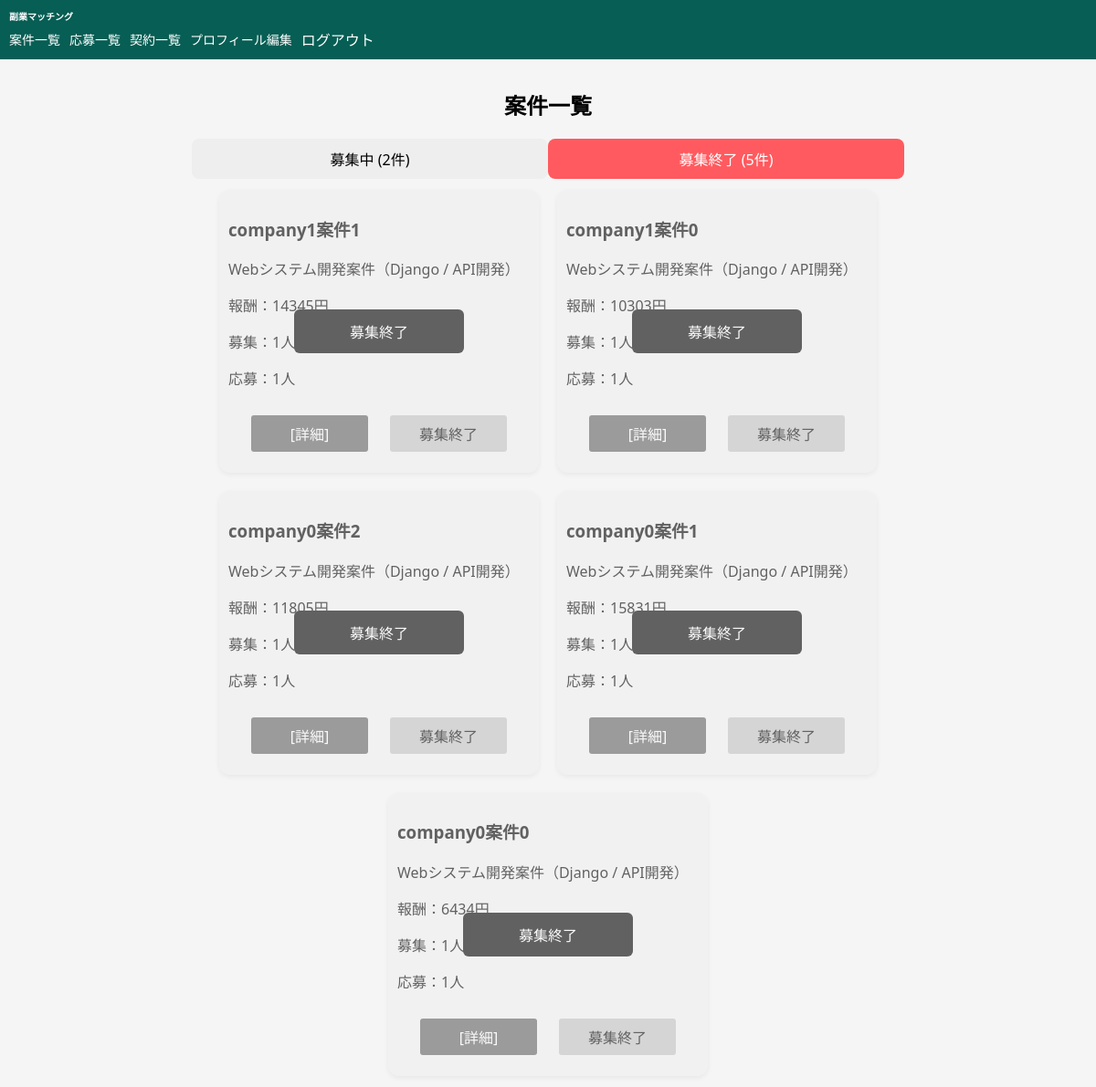
Page /jobs/?status=closed (signed in) on the committed database.
### matching/models.py (models this page shows, shortened)
class Job(models.Model):
    title = models.CharField(max_length=100)
    description = models.TextField()
    reward = models.IntegerField()
    max_workers = models.IntegerField(default=1)
    client = models.ForeignKey(User, on_delete=models.CASCADE)
    created_at = models.DateTimeField(auto_now_add=True)

### matching/views.py (the view)
# urls.py: path("jobs/", views.job_list, name="job_list"),
@login_required
def job_list(request):
    status = request.GET.get("status", "open")
    jobs = Job.objects.annotate(
                application_count=Count("application"),
                accepted_count=Count("application",filter=Q(application__status="accepted"))
            )\
        .order_by("-created_at")
    if request.user.profile.role == "company":
        jobs = jobs.filter(client=request.user)
    open_jobs = jobs.filter(accepted_count__lt=F("max_workers"))
    closed_jobs = jobs.filter(accepted_count__gte=F("max_workers"))
    open_count = open_jobs.count()
    closed_count = closed_jobs.count()
    if status == "closed":
        jobs = closed_jobs
    else:
        jobs = open_jobs
    if request.user.profile.role == "worker":
        applied_jobs = Application.objects.filter(user=request.user)
        applied_job_ids = list(applied_jobs.values_list("job_id", flat=True))
    else:
        applied_job_ids = []
    return render(request, "matching/job_list.html", {
        "jobs": jobs,
        "status": status,
        "applied_job_ids": applied_job_ids,
        "open_count": open_count,
        "closed_count": closed_count,
    })

### matching/templates/matching/job_list.html (shortened to what this page needs)
{% extends "base.html" %}
{% load static %}
{% block content %}
<h2>案件一覧</h2>
<div class="job_tabs">
    <a href="?status=open" class="tab {% if status == 'open' %}active{% endif %}">
        募集中 ({{ open_count }}件)
    </a>
    <a href="?status=closed" class="tab {% if status == 'closed' %}active{% endif %}">
        募集終了 ({{ closed_count }}件)
    </a>
</div>
<div class="job_list">
    {% for job in jobs %}
         <div class="job_card {% if job.accepted_count >= job.max_workers %}closed{% endif %}">
            {% if job.accepted_count >= job.max_workers %}
                <div class="job_status">募集終了</div>
            {% endif %}
            <h3>{{ job.title }}</h3>
            <p>{{ job.description }}</p>
            <p>報酬：{{ job.reward }}円</p>
            <P>募集：{{ job.max_workers }}人</P>
            <p>応募：{{ job.application_count }}人</p>
            <div class="job_actions">
                <a href="{% url 'job_detail' job.id %}?from=jobs" class="action_btn secondary">[詳細]</a>
                    {% if request.user.profile.role == "company" %}
                        <a href="{% url 'job_applications' job.id %}" class="action_btn primary">
                            [応募者]
                        </a>
                    {% else %}
                        {% if job.accepted_count >= job.max_workers %}
                            <div class="action_btn disabled">募集終了</div>
                        {% endif %}
                    {% endif %}
            </div>
        </div>
    {% empty %}
    <p>まだ案件がありません</p>
    {% endfor %}
</div>
{% endblock %}

### templates/base.html (shortened to what this page needs)
{% load static %}
<!DOCTYPE html>
<html lang="ja">
<head>
    <link rel="stylesheet" href="{% static 'matching/css/ui.css' %}">
</head>
<body>
    <div class="app_wrapper">
        <header class="app_header">
            <h1 class="app_title">副業マッチング</h1>
            <nav>
                {% if request.user.profile.role == "company" %}
                    <a href="{% url 'user_list' %}">ワーカー</a>
                    <a href="{% url 'job_list' %}">案件一覧</a>
                {% else %}
                    <a href="{% url 'job_list' %}">案件一覧</a>
                    <a href="{% url 'my_applications' %}">応募一覧</a>
                {% endif %}
                <a href="{% url 'contract_list' %}">契約一覧</a>
                <a href="{% url 'edit_profile' %}">プロフィール編集</a>
                <form method="post" action="{% url 'logout' %}" class="logout_from">
                    <button type="submit" class="logout_link">ログアウト</button>
                </form>
            </nav>
        </header>
        <main class="app_content">
            {% block content %}
            {% endblock %}
        </main>
    </div>
</body>
</html>

### matching/static/matching/css/ui.css (style rules this page uses)
a, button { cursor: pointer; }
a { text-decoration: none; }
body { margin: 0; font-family: system-ui, -apple-system, BlinkMacSystemFont, 'Segoe UI', Roboto, Oxygen, Ubuntu, Cantarell, 'Open Sans', 'Helvetica Neue', sans-serif; background: #eee; }
.app_wrapper { max-width: 100%; margin: 0 auto; background: #f5f5f5; min-height: 100vh; display: flex; flex-direction: column; }
.app_header { background: #075e54; color: white; padding: 10px; }
.app_title { margin: 0; font-size: 10px; }
.app_header nav { display: flex; gap: 10px; align-items: center; margin-top: 6px; }
.app_header a { color: white; text-decoration: none; font-size: 14px; }
.app_content { margin: 0 auto; padding: 12px; width: 65%; }
.logout_link { background: none; border: none; padding: 0; margin: 0; color: white; font-size: 14px; cursor: pointer; text-decoration: none; font: inherit; }
.job_list { display: flex; flex-wrap: wrap; justify-content: center; gap: 20px; width: 100%; margin: 0 auto; }
.job_card { flex: 0 1 330px; background: #fff; border-radius: 12px; padding: 10px; box-shadow: 0 2px 6px rgba(0,0,0,0.1); }
.job_actions { display: flex; gap: 8px; margin-top: 10px; padding: 5px; justify-content: center; }
.secondary { background: rgba(0,0,0,0.6); color: #fff; border-radius: 3px; margin: 8px; padding: 8px; width: 35%; text-align: center; }
.disabled { background: rgba(0,0,0,0.2); color: black; border-radius: 3px; margin: 8px; padding: 8px; width: 35%; text-align: center; }
.job_card.closed { background: #f0f0f0; opacity: 0.6; border-radius: 12px; padding: 10px; box-shadow: 0 2px 6px rgba(0,0,0,0.1); }
.job_status { display: flex; justify-content: center; align-items: center; background: black; color: white; font-size: 16px; padding: 4px 8px; border-radius: 6px; min-width: 170px; height: 40px; }
.job_card { position: relative; }
.job_status { position: absolute; top: 50%; left: 50%; transform: translate(-50%, -50%); }
.job_tabs { display: flex; margin-bottom: 12px; }
.tab { flex: 1; text-align: center; padding: 10px; background: #eee; text-decoration: none; color: black; border-radius: 8px; }
.tab.active { background: #ff5a5f; color: white; }
h2 { text-align: center; }

### rows in the picture
Job: shows "募集終了", title "company1案件1", description "Webシステム開発案件（Django / API開発）", reward "14345", max_workers "1", application_count "1"
Job: shows "募集終了", title "company1案件0", description "Webシステム開発案件（Django / API開発）", reward "10303", max_workers "1", application_count "1"
Job: shows "募集終了", title "company0案件2", description "Webシステム開発案件（Django / API開発）", reward "11805", max_workers "1", application_count "1"
Job: shows "募集終了", title "company0案件1", description "Webシステム開発案件（Django / API開発）", reward "15831", max_workers "1", application_count "1"
Job: shows "募集終了", title "company0案件0", description "Webシステム開発案件（Django / API開発）", reward "6434", max_workers "1", application_count "1"

### other values in the picture
{{ open_count }} "2"
{{ closed_count }} "5"
